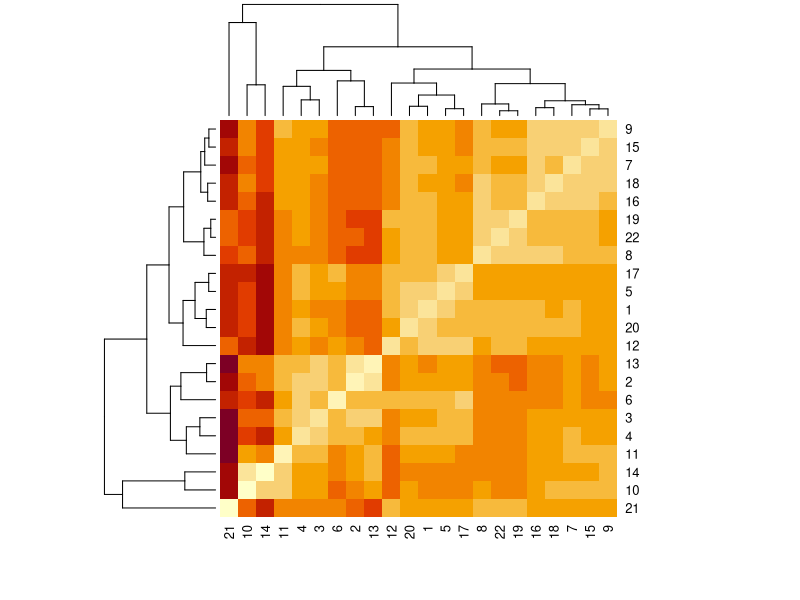
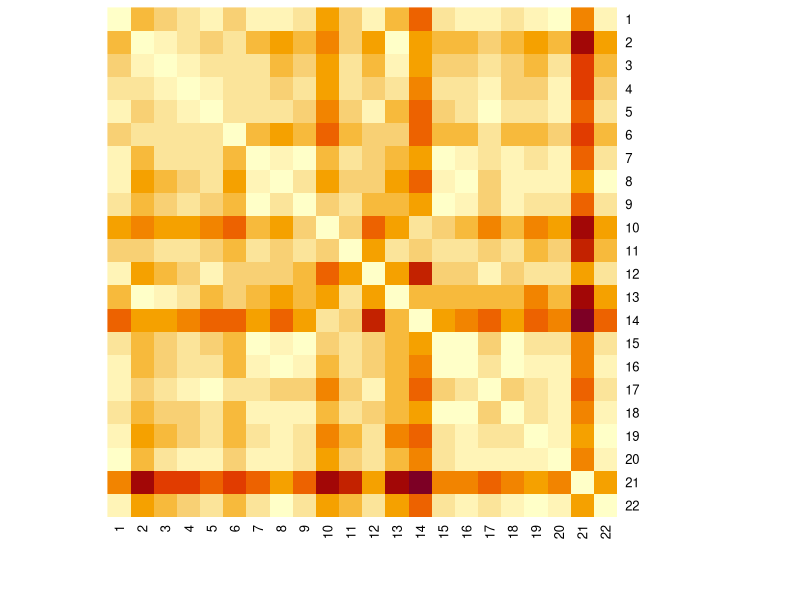
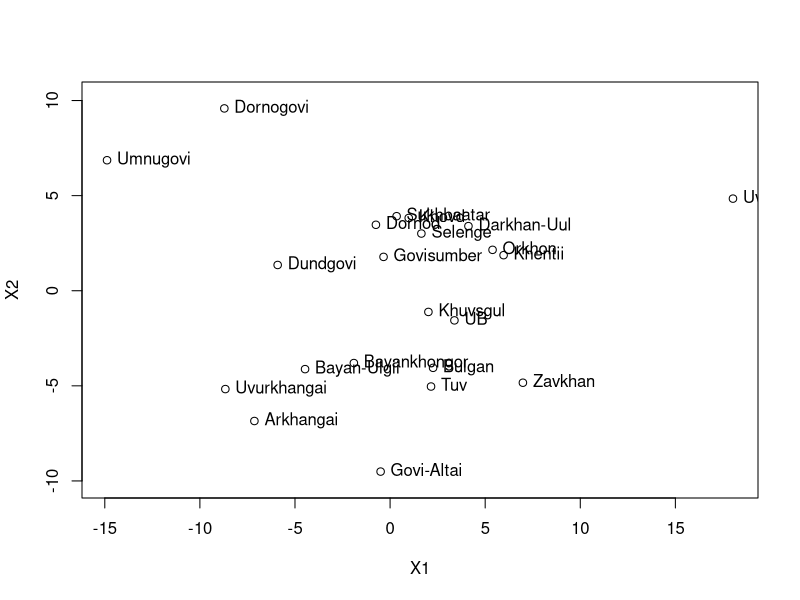
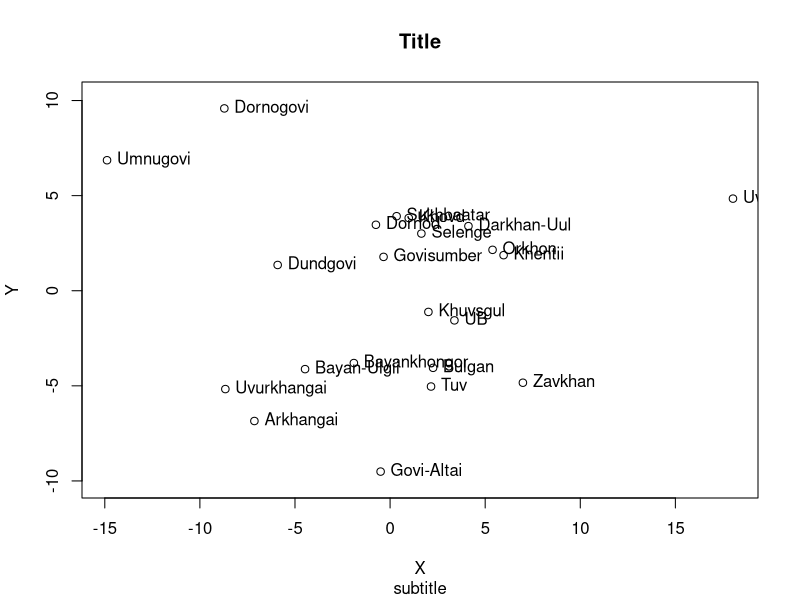

Generate these figures, in order, with R:
#
# Multidimensional Scaling
# Author: galaa
# Created on 2016/03/19 07:49:41
#

## Data

X = matrix(
  c(-21.9, -15.2, -17.1, -18.3, -20.5, -17.8, -20.6, -23.7, -20.2, -17.7, -17.3, -22.7, -14.4, -13.8, -21.2, -22.2, -20.2, -22.4, -23.9, -21.8, -30.6, -24.0, -16.3, -11.3, -13.0, -14.1, -16.0, -14.5, -15.1, -18.0, -15.0, -11.8, -12.3, -18.4, -10.7, -9.0, -16.0, -16.3, -15.7, -16.9, -18.6, -16.2, -27.6, -18.5, -7.3, -5.7, -5.9, -6.8, -7.4, -8.3, -6.1, -6.4, -7.0, -2.7, -4.8, -9.8, -5.2, -1.5, -6.6, -5.8, -8.1, -5.7, -8.1, -6.6, -16.3, -7.1, 2.7, 3.3, 2.9, 2.8, 2.9, 0.8, 3.8, 4.6, 4.6, 7.5, 4.5, 2.1, 3.4, 7.8, 4.7, 4.8, 1.7, 5.5, 3.8, 3.7, 2.8, 4.4, 10.2, 9.5, 10.5, 10.2, 10.0, 8.0, 11.7, 12.2, 12.4, 15.1, 11.9, 9.4, 9.8, 14.6, 12.5, 12.2, 9.1, 13.0, 11.6, 11.1, 12.7, 11.8, 16.4, 14.7, 15.9, 16, 15.8, 13.7, 18, 18.4, 19, 21.5, 18.2, 15.2, 15.5, 20.4, 18.6, 18.5, 15.3, 18.6, 17.8, 17, 18.4, 18, 19.3, 16.6, 17.9, 18.2, 17.9, 16, 21, 20.8, 21.7, 24.5, 21.1, 17.6, 17.8, 23.3, 21.5, 21, 18.1, 20.6, 20.5, 18.8, 20.6, 20.4, 16.7, 14.7, 15.9, 16.1, 15.6, 13.6, 18.2, 18.4, 19.3, 21.7, 18.4, 14.8, 15.6, 20.7, 19.3, 18.4, 15.5, 18.2, 17.8, 16.4, 17.8, 17.8, 9.9, 9.0, 9.6, 9.7, 8.5, 7.6, 11.6, 11.0, 12.2, 15.1, 11.9, 8.2, 10.2, 14.9, 12.5, 10.9, 8.9, 11.9, 10.9, 9.4, 10.5, 10.3, 0.5, 1.5, 1.3, 0.6, -0.2, -0.9, 1.9, 1.7, 2.2, 5.1, 2.6, -0.9, 2.1, 5.8, 2.4, 1.8, -0.4, 2.4, 0.7, 0.9, 1.6, 0.8, -11.4, -7.2, -7.7, -9.2, -11.1, -9.7, -9.8, -10.4, -9.6, -6.7, -8.1, -12.5, -6.9, -4.2, -9.6, -9.9, -11.1, -8.9, -11.9, -9.9, -8.6, -11.2, -19.6, -12.6, -14.4, -15.8, -18.2, -15.0, -17.8, -20.2, -17.7, -15.1, -15.0, -19.9, -12.3, -11.2, -18.2, -19.3, -17.7, -18.0, -20.5, -18.3, -23.6, -20.4),
  nrow = 22,
  ncol = 12,
  byrow = FALSE
);

print(X);

## Distance matrix

d <- dist(X, method = "euclidean");

print(d);

heatmap(x = as.matrix(d)) # with dendrogram

heatmap(x = as.matrix(d), Rowv = NA, symm = TRUE, trace="none") # without dendrogram

## ------------------------------------------------------------------------------
## Detailed Computation
## ------------------------------------------------------------------------------

## B matrix computation

d2 <- as.matrix(d)^2;
d2i. <- d2j. <- colMeans(d2);
d2.. <- mean(d2i.);

n = dim(as.matrix(d))[1]

B <- matrix(nrow = n, ncol = n);
for (i in 1:n) {
  for (j in 1:n) {
    B[i,j] <- -1 / 2 * 
      ( d2[i,j] - d2i.[i] - d2j.[j] + d2.. );
  }
}

print(B);

## Eigen values and eigen vectors (spectral decomposition) of B matrix

eig = eigen(B)

Lambda = eig$values;

Gamma = eig$vectors;

## Ratio

p = 2;
t = sum(Lambda[1:p]) / sum(Lambda[1:n-1]) * 100;
print(t);

## New coordinates on p-dimensional space

Coordinates = data.frame(
  Gamma[,1:p] %*% diag(sqrt(Lambda[1:p])),
  label = c("UB", "Arkhangai", "Bayan-Ulgii", "Bayankhongor", "Bulgan", "Govi-Altai", "Govisumber", "Darkhan-Uul", "Dornod", "Dornogovi", "Dundgovi", "Zavkhan", "Uvurkhangai", "Umnugovi", "Sukhbaatar", "Selenge", "Tuv", "Khovd", "Khentii", "Khuvsgul", "Uvs", "Orkhon")
);

## Plot

attach(Coordinates);
plot(X1, X2, asp = TRUE);
text(X1, X2, label, pos = 4);
detach(Coordinates);

## ------------------------------------------------------------------------------
## Multidimensional Scaling with specific function -- COMPARE IT previous results
## ------------------------------------------------------------------------------

mds <- cmdscale(d, k = 2, eig = TRUE)
print(mds)

plot(mds$points, xlab = "X", ylab = "Y", main = "Title", sub ="subtitle", asp = TRUE)
text(mds$points[,1], mds$points[,2], c("UB", "Arkhangai", "Bayan-Ulgii", "Bayankhongor", "Bulgan", "Govi-Altai", "Govisumber", "Darkhan-Uul", "Dornod", "Dornogovi", "Dundgovi", "Zavkhan", "Uvurkhangai", "Umnugovi", "Sukhbaatar", "Selenge", "Tuv", "Khovd", "Khentii", "Khuvsgul", "Uvs", "Orkhon"), pos = 4)
